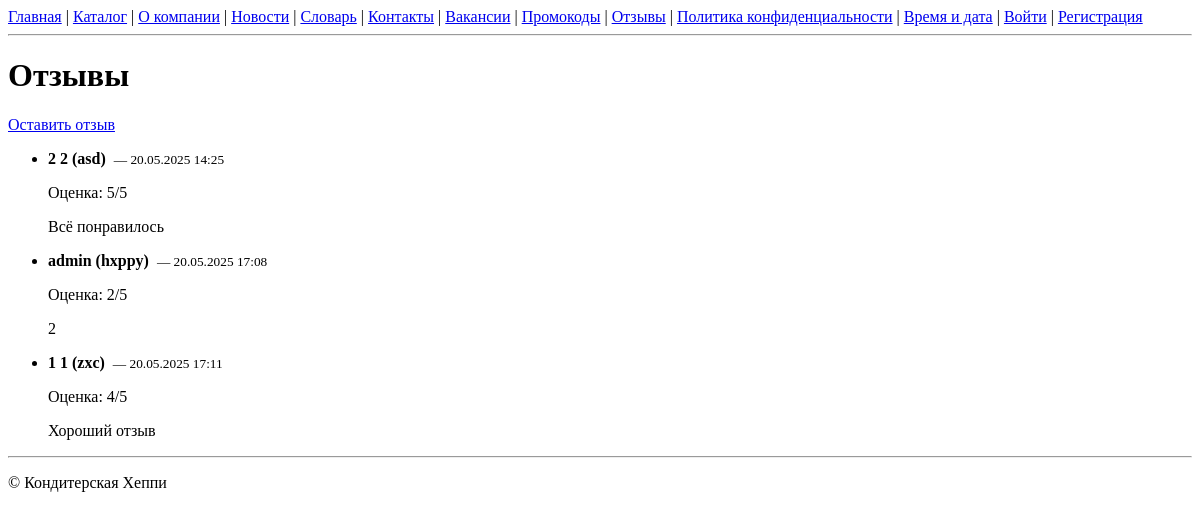
/reviews/, run on an earlier commit of the app's database.
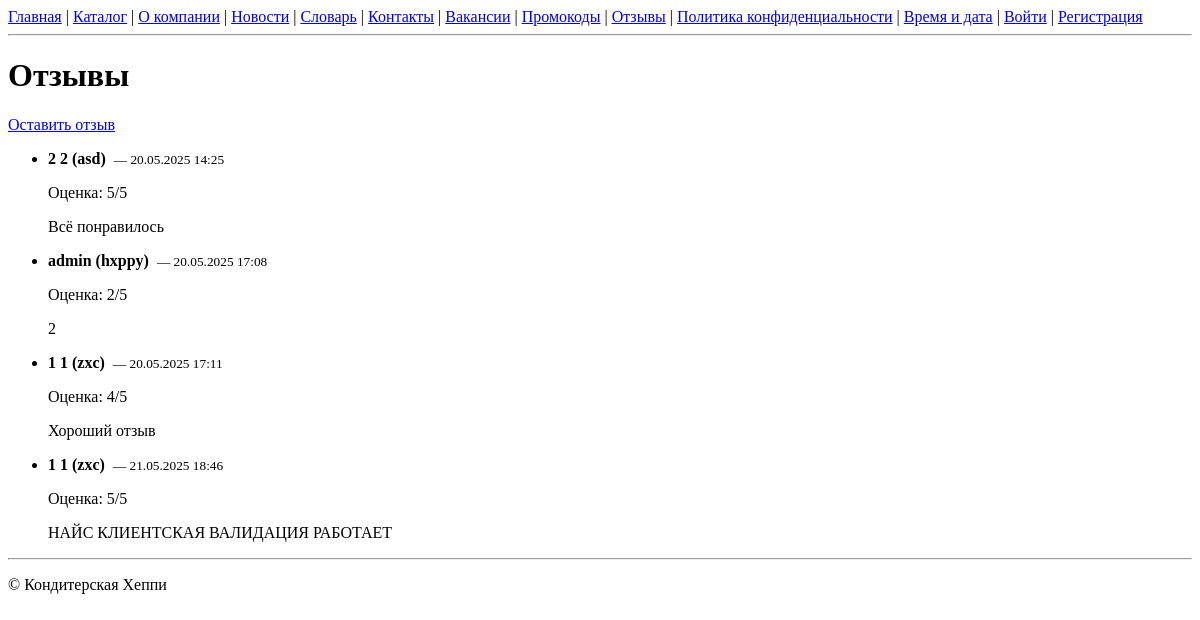
And on a later commit of the database.
### shop/models.py (models this page shows, shortened)
class Review(models.Model):
    user         = models.ForeignKey(settings.AUTH_USER_MODEL,
                                     on_delete=models.SET_NULL, null=True, blank=True)
    name         = models.CharField(max_length=100)
    rating       = models.PositiveSmallIntegerField()
    text         = models.TextField()
    published_at = models.DateTimeField(auto_now_add=True)

### shop/views.py (the view)
# urls.py: re_path(r'^reviews/$', views.ReviewListView.as_view(), name='reviews'),
class ReviewListView(ListView):
    model = Review
    template_name = 'shop/reviews.html'
    context_object_name = 'reviews'
    paginate_by = 10

### shop/templates/shop/reviews.html (shortened to what this page needs)
{% extends 'base.html' %}
{% block content %}
  <h1>Отзывы</h1>
  <p><a href="{% url 'shop:review_create' %}">Оставить отзыв</a></p>
  <ul>
    {% for r in reviews %}
      <li style="margin-bottom:1em;">
        <p>
          <strong>
            {% if r.user %}
              {{ r.user.get_full_name}}
              ({{ r.user.username }})
            {% else %}
              {{ r.name }}
            {% endif %}
          </strong>
          &nbsp;<small>— {{ r.published_at|date:"d.m.Y H:i" }}</small>
        </p>
        <div>Оценка: {{ r.rating }}/5</div>
        <p>{{ r.text }}</p>
      </li>
    {% empty %}
      <li>Нет отзывов.</li>
    {% endfor %}
  </ul>
{% endblock %}

What changed in the data, as far as the page shows it:
added Review: user.get_full_name "1 1", user.username "zxc", published_at "21.05.2025 18:46", rating "5", text "НАЙС КЛИЕНТСКАЯ ВАЛИДАЦИЯ РАБОТАЕТ"
